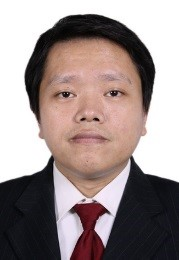
%> input picture CHT/CH01/1.jpg, 179 x 260 px
$ octave --eval "result = face_detect(imread('../1.jpg'));"   (GNU Octave 9; MATLAB toolbox functions it lacks are replaced by stand-ins)
%> lines starting %> are read from the running program, lines starting %| are printed output that depends on the picture; in (x1, y1, x2, y2) boxes, pixels count from 0 and x2, y2 are one past the last pixel; in counts of white or black regions, pixels touching at a corner belong together; the program's own positions count from 1
function [boxs,face_num,duration]=face_detect(image,threshold,min_size)
    if isempty(image)
        boxs=[];
        face_num=0;
        duration=0;
        return ;
    end

    if (nargin==1)
        threshold =0.5;
        min_size=40;
    elseif (nargin==2)
        min_size=40;
    end

    %fprintf('%f %d\r\n',threshold,min_size);
    min_area=min_size*min_size;
    tic;
    YCbCr=rgb2ycbcr(image);
%> YCbCr: size 260x179x3 uint8; mean of channels 1, 2, 3 140.5, 125.2, 134.3
    [height width channel]=size(YCbCr);
%> height = 260; width = 179; channel = 3
    cb=double(YCbCr(:,:,2));
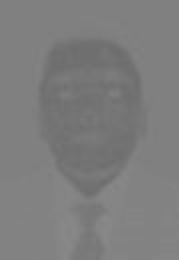
%> cb: size 260x179 double; min 108, max 137, mean 125.2
    cr=double(YCbCr(:,:,3));
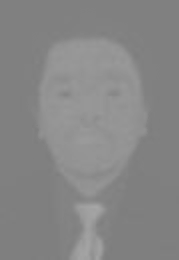
%> cr: size 260x179 double; min 125, max 167, mean 134.3
    Ecb = (cb-117.4316);
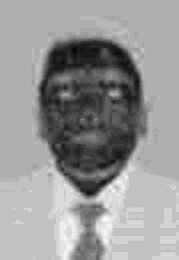
%> Ecb: size 260x179 double; min -9.43, max 19.57, mean 7.72; drawn with min black and max white
    Ecr = (cr-148.5599);
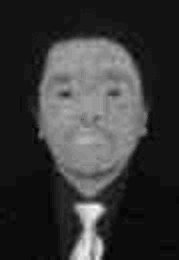
%> Ecr: size 260x179 double; min -23.56, max 18.44, mean -14.28; drawn with min black and max white
    prob=exp((-0.0019)*Ecb.^2+(0.0004)*(Ecb).*(Ecr)+(-0.0033)*Ecr.^2);
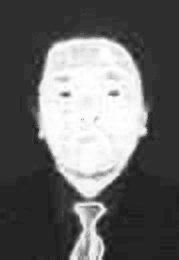
%> prob: size 260x179 double; min 0.0954, max 0.999, mean 0.414
    z=prob./max(max(prob));%---------------------------------------------------------complextion probability
    z = im2bw(z,threshold);
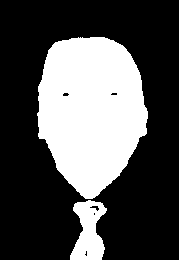
%> z: size 260x179 logical; 31.7% white; 2 white regions, box (x1, y1, x2, y2) and area: (37, 37, 148, 199) 13337, (70, 200, 107, 260) 1426
    %figure;imshow(z);title('Set threshold')%-----------------------------------threshold
    se=strel('square',3);
    f=imopen(z,se);
%> f: size 260x179 logical; 31.7% white; 2 white regions, box (x1, y1, x2, y2) and area: (37, 37, 148, 199) 13334, (70, 200, 107, 260) 1426
    f=imclose(f,se);
%> f: size 260x179 logical; 31.8% white; 1 white region, box (x1, y1, x2, y2) and area: (37, 37, 148, 260) 14814
    %figure,imshow(f);%open and close processing;
    f=imfill(f,'holes');
%> f: size 260x179 logical; 31.9% white; 1 white region, box (x1, y1, x2, y2) and area: (37, 37, 148, 260) 14826
    %figure,imshow(f);%fill holes in the Img
    se1=strel('square',4);
    f=imerode(f,se1);
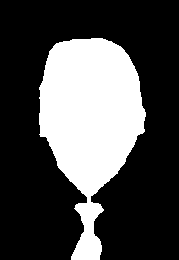
%> f: size 260x179 logical; 29.5% white; 1 white region, box (x1, y1, x2, y2) and area: (39, 38, 146, 260) 13732
    f=imdilate(f,se1);
%> f: size 260x179 logical; 31.8% white; 1 white region, box (x1, y1, x2, y2) and area: (38, 37, 148, 260) 14817
    %figure,imshow(f);%----------------------------------------------------erosion and expansion;
    [L,num]=bwlabel(f,4);
%> num = 1

    for i=1:num;%region loop;
        [r,c]=find(L==i);
        len=max(r)-min(r)+1;
        wid=max(c)-min(c)+1;

        area_sq=len*wid;
        area=size(r,1);
        len_wid_ratio=len/wid;
        area_sq_ratio =area/area_sq;

       for j=1:size(r,1)%pixel loop;
            if(len_wid_ratio<.8)|(len_wid_ratio>2.4)|area<(min_area)|area_sq_ratio<0.65
                L(r(j),c(j))=0;%not zero pixel =0;
            else
                continue;
            end
        end
    end
%> this loop made 1 pass
%> (len, wid, area_sq, area, len_wid_ratio, area_sq_ratio) on pass 1: (223, 110, 24530, 14817, 2.03, 0.604)
%> L: size 260x179 double; every value is 0

    w=L&z;
%> w: size 260x179 logical; every value is 0

    [L,num]=bwlabel(w,4);
%> num = 0
    if num>0
         boxs=zeros(num,4);
         face_num=num;
        for i=1:num
            [r c]=find(L==i);
            r_min=min(r);r_max=max(r);
            c_min=min(c);c_max=max(c);
            boxs(i,1)=c_min;%x1
            boxs(i,2)=r_min;%y1
            boxs(i,3)=c_max;%x2
            boxs(i,4)=r_max;%y2
        end
    else
        boxs=[];
        face_num=0;
    end
 duration=toc;
 end
